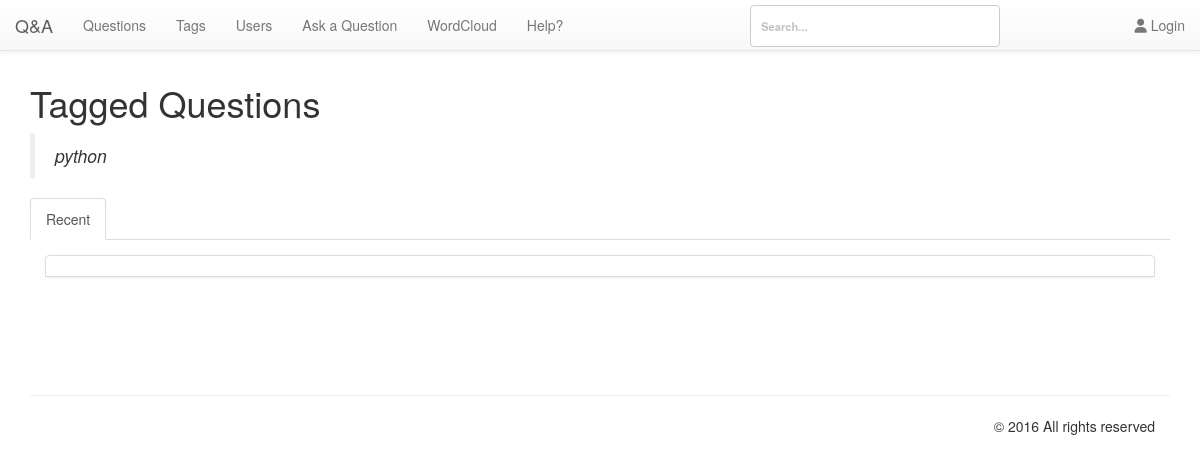
The page /pages/tags.php?tag=python on the database as committed earlier.
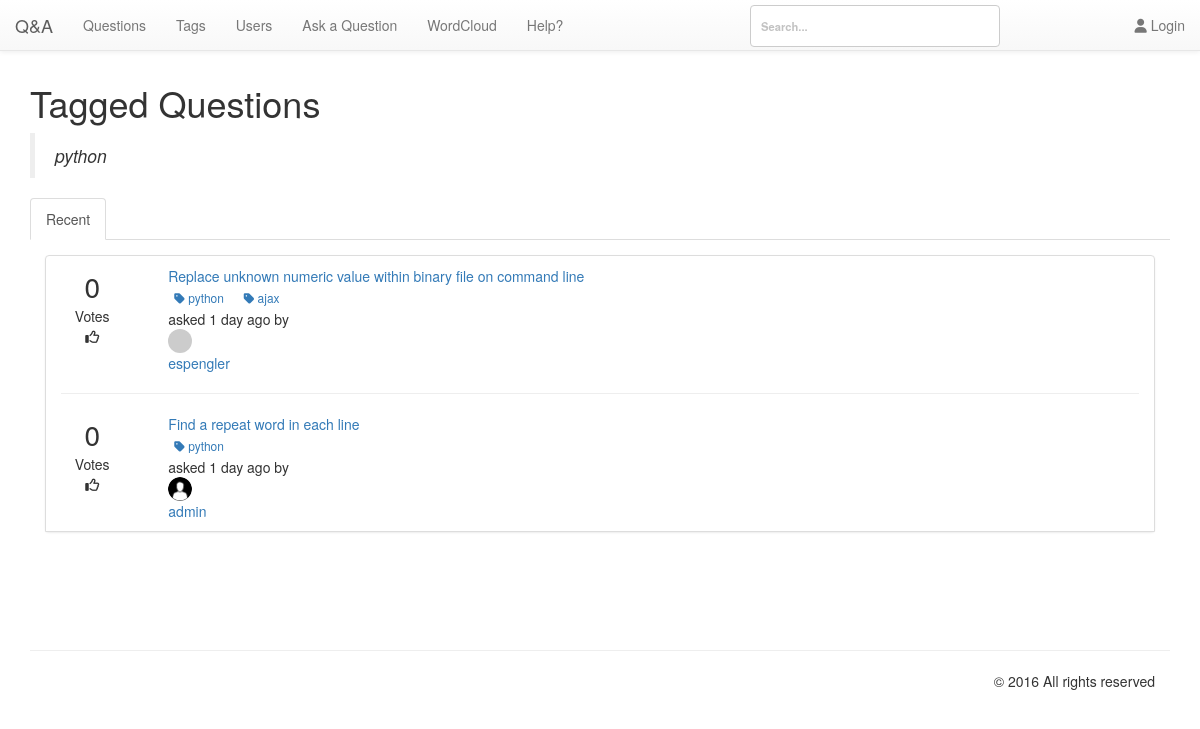
The same page on the database as committed later.
### tables this page shows
CREATE TABLE `qa_posts` (
  `postid` int(10) UNSIGNED NOT NULL,
  `type` enum('Q','A','C','Q_HIDDEN','A_HIDDEN','C_HIDDEN','Q_QUEUED','A_QUEUED','C_QUEUED','NOTE') NOT NULL,
  `parentid` int(10) UNSIGNED DEFAULT NULL,
  `acount` smallint(5) UNSIGNED NOT NULL DEFAULT '0',
  `amaxvote` smallint(5) UNSIGNED NOT NULL DEFAULT '0',
  `userid` int(10) UNSIGNED DEFAULT NULL,
  `upvotes` smallint(5) UNSIGNED NOT NULL DEFAULT '0',
  `downvotes` smallint(5) UNSIGNED NOT NULL DEFAULT '0',
  `netvotes` smallint(6) NOT NULL DEFAULT '0',
  `views` int(10) UNSIGNED NOT NULL DEFAULT '0',
  `flagged` tinyint(1) NOT NULL,
  `flag_id` int(11) NOT NULL DEFAULT '0',
  `flagcount` tinyint(3) UNSIGNED NOT NULL DEFAULT '0',
  `format` varchar(20) NOT NULL DEFAULT '',
  `created` datetime NOT NULL,
  `updated` datetime DEFAULT NULL,
  `title` varchar(800) DEFAULT NULL,
  `content` varchar(8000) DEFAULT NULL,
  `tags` varchar(800) DEFAULT NULL,
  `selects` tinyint(1) DEFAULT NULL,
  `s_userid` tinyint(4) NOT NULL
);

CREATE TABLE `qa_tagwords` (
  `postid` int(10) UNSIGNED NOT NULL,
  `wordid` int(10) UNSIGNED NOT NULL
);

CREATE TABLE `qa_words` (
  `wordid` int(10) UNSIGNED NOT NULL,
  `word` varchar(80) NOT NULL,
  `titlecount` int(10) UNSIGNED NOT NULL DEFAULT '0',
  `contentcount` int(10) UNSIGNED NOT NULL DEFAULT '0',
  `tagwordcount` int(10) UNSIGNED NOT NULL DEFAULT '0',
  `tagcount` int(10) UNSIGNED NOT NULL DEFAULT '0'
);

CREATE TABLE `qa_users` (
  `userid` int(10) UNSIGNED NOT NULL,
  `created` datetime NOT NULL,
  `email` varchar(80) NOT NULL,
  `handle` varchar(20) NOT NULL,
  `avatarblobid` bigint(20) UNSIGNED DEFAULT NULL,
  `avatarwidth` smallint(5) UNSIGNED DEFAULT NULL,
  `avatarheight` smallint(5) UNSIGNED DEFAULT NULL,
  `passcheck` text,
  `loggedin` datetime NOT NULL
);

CREATE TABLE `qa_blobs` (
  `blobid` bigint(20) UNSIGNED NOT NULL,
  `filename` varchar(255) DEFAULT NULL,
  `userid` int(10) UNSIGNED NOT NULL,
  `gravatar` tinyint(1) NOT NULL,
  `created` datetime DEFAULT NULL
);

### db/db.php (called while the page is built, shortened)
<?php
class Db {
	protected static $connection;
	public function connect() {
		if(!isset(self::$connection)) {
			self::$connection = new mysqli('localhost','admin','M0n@rch$','cs518');
		}
		return self::$connection;
	}
	public function query($query) {
		$connection = $this -> connect();
		$result = $connection -> query($query);
		return $result;
	}
	public function select($query) {
		$rows = array();
		$result = $this -> query($query);
		while ($row = $result -> fetch_assoc()) {
			$rows[] = $row;
		}
		return $rows;
	}
}

### app/time.php (called while the page is built)
<?php
function time_elapsed_string($datetime, $full = false) {
    $now = new DateTime;
    $ago = new DateTime($datetime);
    $diff = $now->diff($ago);
    $diff->w = floor($diff->d / 7);
    $diff->d -= $diff->w * 7;
    $string = array(
        'y' => 'year',
        'm' => 'month',
        'w' => 'week',
        'd' => 'day',
        'h' => 'hour',
        'i' => 'minute',
        's' => 'second',
    );
    foreach ($string as $k => &$v) {
        if ($diff->$k) {
            $v = $diff->$k . ' ' . $v . ($diff->$k > 1 ? 's' : '');
        } else {
            unset($string[$k]);
        }
    }
    if (!$full) $string = array_slice($string, 0, 1);
    return $string ? implode(', ', $string) . ' ago' : 'just now';
}
?>

### pages/tags.php (the view, shortened to what the changed rows need)
<?php
include ("header.php");
include_once ($_SERVER['DOCUMENT_ROOT']."/db/db.php");
include $_SERVER['DOCUMENT_ROOT'].'/app/time.php';
require_once $_SERVER['DOCUMENT_ROOT'].'/nbbc/nbbc.php';
$bbcode = new BBCode;
$connection = new Db();
if (isset($_GET['tag'])):
$tag = $_GET['tag'];
?>
<div class="container">
  <div id="content">
    <h1>Tagged Questions  </h1><blockquote>
      <em> <?php echo $tag; ?></em>
    </blockquote>
      <ul id="tabs" class="nav nav-tabs" data-tabs="tabs">
          <li class="active"><a href="#red" data-toggle="tab">Recent</a></li>
      </ul>
      <div id="my-tab-content" class="tab-content">
          <div class="tab-pane active" id="red">
            <div class="panel-body">
                <ul class="list-group">
                                  <li class="list-group-item">
<?php
$red = $connection -> select("SELECT `title`,`content`,`qa_posts`.`created`, `qa_posts`.`postid`, `qa_posts`.`acount`, `qa_users`.`handle`, `netvotes`,`avatarblobid` FROM `qa_posts` LEFT JOIN `qa_users` ON `qa_posts`.`userid` = `qa_users`.`userid`  WHERE `type`='Q' AND `tags` LIKE '%".$tag."%' ORDER BY `qa_posts`.`created` DESC;");
$hrred = (int)count($red);
 foreach ($red as $key => $value):
   $profile = $connection -> select("SELECT `filename`, `qa_users`.`handle` FROM `qa_users` INNER JOIN `qa_blobs` ON `qa_users`.`avatarblobid` = `qa_blobs`.`blobid` WHERE `qa_blobs`.blobid=".$value['avatarblobid'].";");
   if(count($profile) == 1){
   foreach ($profile as $key => $val){
    $pic = $val['filename'];
    $na = $val['handle'];
    }
 }else{
     $pic = "58324d75bb23f.jpg";
   }
   ?>
  <div class="row">
    <div class="col-xs-2 col-md-1">
        <div class="text-center fa-2x"><?php  echo $value['netvotes']; ?>
        </div>
        <div class="text-center">Votes</div>
        <div class="text-center"><i class="fa fa-thumbs-o-up" aria-hidden="true"></i></div>
      </div>
      <div class="col-xs-10 col-md-11">
          <div class="col-xs-10 col-md-11">
              <a href="/pages/questions.php?qa=<?php echo $value['postid']; ?>"><?php echo html_entity_decode($bbcode->Parse($value['title'])); ?>
                  </a>
                  <div class="action">
                  <?php
                  $tags = $connection -> select("SELECT `qa_tagwords`.`postid`, `qa_tagwords`.`wordid`, `word` FROM `qa_tagwords` INNER JOIN `qa_words` ON `qa_words`.`wordid` = `qa_tagwords`.`wordid` WHERE `qa_tagwords`.`postid` = ".$value['postid'].";");
                  foreach ($tags as $key => $tagv) {
                    echo '<a href="/pages/tags.php?tag='.$tagv['word'].'" class="btn btn-labeled btn-xs" title="Edit">
                        <i class="fa fa-tag" aria-hidden="true"></i>&nbsp;'.$tagv['word'].'
                    </a>&nbsp;&nbsp;';
                    }
                   ?>
                  </div>
              <div class="mic-info form-inline">
                  asked <?php echo time_elapsed_string($value['created']); echo " by  <a href='/pages/users.php?handle=".$na."'><img src='/img/uploads/".$pic."' class='img-responsive img-circle' style='width:24px;height:24px;' />".$value['handle']."</a>"; ?>
              </div>
          </div>
      </div>
  </div>
  <?php
    if($hrred != 1){
      echo '<hr>';
    $hrred--;
  }
endforeach; ?>
</li>
</div>
</div>
</div>
</div>
</div>
<?php endif; ?>
<?php include_once 'footer.php';?>

### nbbc/nbbc.php (shortened to what the changed rows need)
<?php
class BBCodeLexer {
var $state;
var $input;
var $ptr;
var $verbatim;
function BBCodeLexer($string, $tagmarker = '[') {
$regex_beginmarkers = Array( '[' => '\[', '<' => '<', '{' => '\{', '(' => '\(' );
$regex_endmarkers = Array( '[' => '\]', '<' => '>', '{' => '\}', '(' => '\)' );
$endmarkers = Array( '[' => ']', '<' => '>', '{' => '}', '(' => ')' );
$e = $regex_endmarkers[$tagmarker];
$b = $regex_beginmarkers[$tagmarker];
$this->pat_main = "/( "
. "{$b}"
. "(?! -- | ' | !-- | {$b}{$b} )"
. "(?: [^\\n\\r{$b}{$e}] | \\\" [^\\\"\\n\\r]* \\\" | \\' [^\\'\\n\\r]* \\' )*"
. "{$e}"
. "| {$b}{$b} (?: [^{$e}\\r\\n] | {$e}[^{$e}\\r\\n] )* {$e}{$e}"
. "| {$b} (?: -- | ' ) (?: [^{$e}\\n\\r]* ) {$e}"
. "| {$b}!-- (?: [^-] | -[^-] | --[^{$e}] )* --{$e}"
. "| -----+"
. "| \\x0D\\x0A | \\x0A\\x0D | \\x0D | \\x0A"
. "| [\\x00-\\x09\\x0B-\\x0C\\x0E-\\x20]+(?=[\\x0D\\x0A{$b}]|-----|$)"
. "| (?<=[\\x0D\\x0A{$e}]|-----|^)[\\x00-\\x09\\x0B-\\x0C\\x0E-\\x20]+"
. " )/Dx";
$this->input = preg_split($this->pat_main, $string, -1, PREG_SPLIT_DELIM_CAPTURE);
$this->ptr = 0;
$this->unget = false;
$this->state = BBCODE_LEXSTATE_TEXT;
$this->verbatim = false;
}
function NextToken() {
while (true) {
if ($this->ptr >= count($this->input)) {
return $this->token = BBCODE_EOI;
}
$this->text = preg_replace("/[\\x00-\\x08\\x0B-\\x0C\\x0E-\\x1F]/", "",
$this->input[$this->ptr++]);
if ($this->verbatim) {
$this->tag = false;
if ($this->state == BBCODE_LEXSTATE_TEXT) {
$this->state = BBCODE_LEXSTATE_TAG;
$token_type = BBCODE_TEXT;
}
else {
$this->state = BBCODE_LEXSTATE_TEXT;
switch (ord(substr($this->text, 0, 1))) {
case 10:
case 13:
$token_type = BBCODE_NL;
break;
default:
$token_type = BBCODE_WS;
break;
case 45:
case 40:
case 60:
case 91:
case 123:
$token_type = BBCODE_TEXT;
break;
}
}
if (strlen($this->text) > 0)
return $this->token = $token_type;
}
else if ($this->state == BBCODE_LEXSTATE_TEXT) {
$this->state = BBCODE_LEXSTATE_TAG;
if (strlen($this->text) > 0)
return $this->token = BBCODE_TEXT;
}
}
}
}
class BBCode {
var $current_class;
var $root_class;
var $allow_ampersand;
var $tag_marker;
var $plain_mode;
var $detect_urls;
var $output_limit;
var $smileys;
var $smiley_regex;
var $enable_smileys;
var $debug;
function BBCode() {
$this->defaults = new BBCodeLibrary;
$this->smileys = $this->defaults->default_smileys;
$this->enable_smileys = true;
$this->smiley_regex = false;
$this->pre_trim = "";
$this->post_trim = "";
$this->root_class = 'block';
$this->tag_marker = '[';
$this->current_class = $this->root_class;
$this->debug = false;
$this->output_limit = 0;
$this->plain_mode = false;
$this->detect_urls = false;
}
function GetDefaultWikiURL() { return '/?page='; }
function GetDefaultLocalImgDir() { return "img"; }
function GetDefaultLocalImgURL() { return "img"; }
function GetDefaultRuleHTML() { return "\n<hr class=\"bbcode_rule\" />\n"; }
function GetDefaultSmileyDir() { return "smileys"; }
function GetDefaultSmileyURL() { return "smileys"; }
function HTMLEncode($string) {
if (!$this->allow_ampersand)
return htmlspecialchars($string);
else return str_replace(Array('<', '>', '"'),
Array('&lt;', '&gt;', '&quot;'), $string);
}
function FixupOutput($string) {
if (!$this->detect_urls) {
$output = $this->Internal_ProcessSmileys($string);
}
return $output;
}
function Internal_ProcessSmileys($string) {
if (!$this->enable_smileys || $this->plain_mode) {
$output = $this->HTMLEncode($string);
}
else {
$tokens = preg_split($this->smiley_regex, $string, -1, PREG_SPLIT_DELIM_CAPTURE);
if (count($tokens) <= 1) {
$output = $this->HTMLEncode($string);
}
}
return $output;
}
function Internal_RebuildSmileys() {
$regex = Array("/(?<![\\w])(");
$first = true;
foreach ($this->smileys as $code => $filename) {
if (!$first) $regex[] = "|";
$regex[] = preg_quote("$code", '/');
$first = false;
}
$regex[] = ")(?![\\w])/";
$this->smiley_regex = implode("", $regex);
}
function Internal_CollectTextReverse($array, $start = 0, $end = 0) {
for ($start = intval($start); $start >= $end; $start--)
print $array[$start][BBCODE_STACK_TEXT];
$output = ob_get_contents();
return $output;
}
function Internal_GenerateOutput($pos) {
$output = Array();
while (count($this->stack) > $pos) {
$token = array_pop($this->stack);
if ($token[BBCODE_STACK_TOKEN] != BBCODE_TAG) {
$output[] = $token;
}
}
return $output;
}
function Internal_ComputeCurrentClass() {
if (count($this->stack) > 0)
$this->current_class = $this->stack[count($this->stack)-1][BBCODE_STACK_CLASS];
else $this->current_class = $this->root_class;
}
function Parse($string) {
$this->lexer = new BBCodeLexer($string, $this->tag_marker);
$this->lexer->debug = $this->debug;
$old_output_limit = $this->output_limit;
$this->stack = Array();
while (true) {
if (($token_type = $this->lexer->NextToken()) == BBCODE_EOI) {
break;
}
switch ($token_type) {
case BBCODE_TEXT:
$this->stack[] = Array(
BBCODE_STACK_TOKEN => BBCODE_TEXT,
BBCODE_STACK_TEXT => $this->FixupOutput($this->lexer->text),
BBCODE_STACK_TAG => false,
BBCODE_STACK_CLASS => $this->current_class,
);
break;
}
}
$result = $this->Internal_GenerateOutput(0);
$result = $this->Internal_CollectTextReverse($result, count($result) - 1);
$this->output_limit = $old_output_limit;
return $result;
}
}

Rows that differ between the two databases and show on the page:
now on this page (row edited): qa_posts: netvotes "0", start "Replace unknown numeric value within binary file on command line", created "1 day ago", qa_users.handle "espengler"
added qa_tagwords: wordid.word "python", shown under "0"
added qa_tagwords: wordid.word "ajax", shown under "0"
added qa_posts: netvotes "0", start "Find a repeat word in each line", created "1 day ago", qa_blobs.filename (picture), qa_users.handle "admin"
added qa_tagwords: wordid.word "python", shown under "0"
